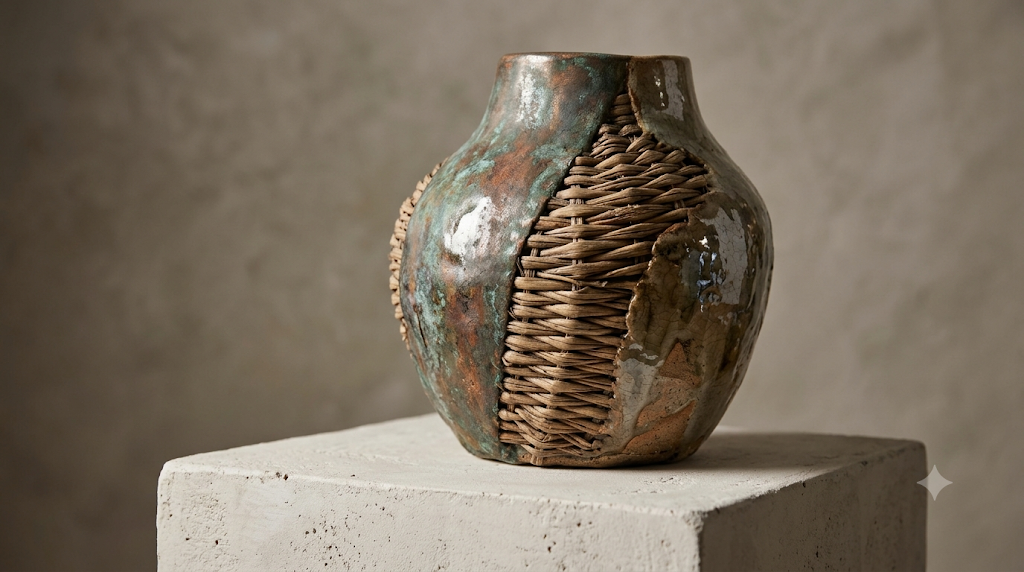
#> input picture dataset/raw/ambiguous/ambiguous1.png, 1024 x 572 px
$ python -i stage_b_quality.py   (imports and definitions only)   (older library calls are emulated)
#> lines starting #> are read from the running program, lines starting #| are printed output that depends on the picture; after the words box and inside, x2 and y2 are one past the last pixel; in counts of white or black regions, pixels touching at a corner belong together
#> further down, picture is the input picture: shape (572, 1024, 3); mean B, G, R 95.1, 110.4, 122.4
"""
BazarSetu V3.0 - Stage B: Actionable Quality Gate
Computes blur, exposure, and framing metrics. Returns standardized seller feedback codes.
"""

from __future__ import annotations
from dataclasses import dataclass
from pathlib import Path
from typing import Optional, Tuple
import cv2
import numpy as np

from config import QualityGateConfig, CONFIG

@dataclass
class QualityAssessmentResult:
    passed: bool
    feedback_code: str  # OK, BLURRY, TOO_DARK, TOO_BRIGHT, TOO_SMALL, CUT_OFF_FRAME
    seller_message: str
    sharpness_variance: float
    mean_luminance: float
    product_coverage_ratio: float
    edge_margin_px: int

SELLER_MESSAGES = {
    "OK": "Photo quality is good.",
    "BLURRY": "The photograph is blurry. Please hold your phone steady and tap to focus.",
    "TOO_DARK": "The photograph is too dark. Please move to a brighter area or turn on lights.",
    "TOO_BRIGHT": "The photograph is too bright or has excessive glare. Please avoid direct harsh flash.",
    "TOO_SMALL": "The product appears too small. Please move the camera closer to the product.",
    "CUT_OFF_FRAME": "Parts of the product are cut off. Please capture the entire product in the frame."
}

class QualityGateStage:
    def __init__(self, config: Optional[QualityGateConfig] = None):
        self.cfg = config or CONFIG.quality

    def evaluate(self, image_bgr: np.ndarray) -> QualityAssessmentResult:
        h, w = image_bgr.shape[:2]
#> h = 572; w = 1024
        gray = cv2.cvtColor(image_bgr, cv2.COLOR_BGR2GRAY)
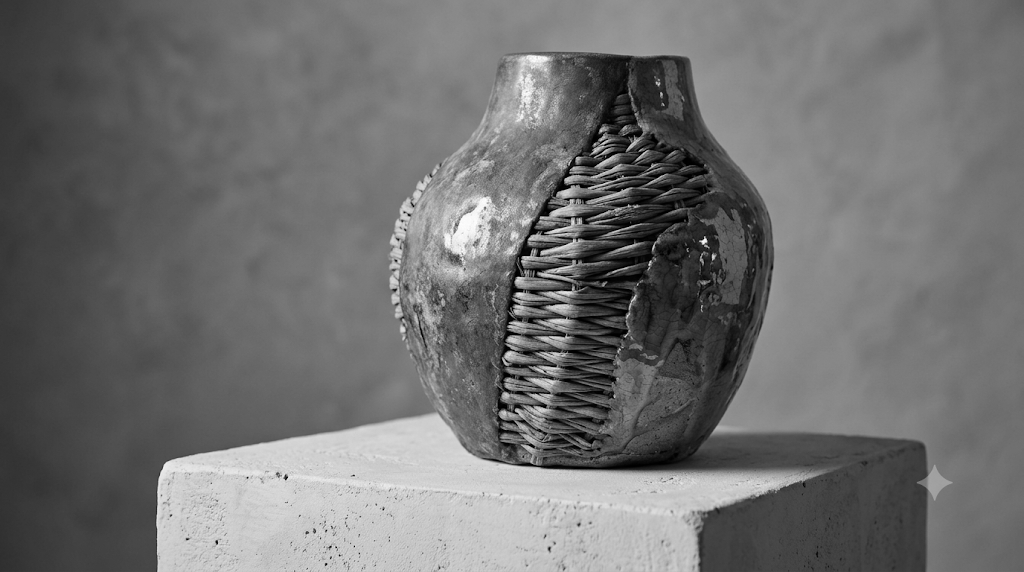
#> gray: shape (572, 1024); min 0, max 253, mean 112.2

        # 1. Sharpness via Laplacian variance
        laplacian_var = float(cv2.Laplacian(gray, cv2.CV_64F).var())
#> laplacian_var = 597.8

        # 2. Exposure & Luminance
        mean_lum = float(np.mean(gray))
#> mean_lum = 112.2
        high_clip_ratio = float(np.sum(gray >= 250) / (h * w))
#> high_clip_ratio = 0.000183

        # 3. Dynamic Foreground Isolation
        scale = 512.0 / max(h, w)
#> scale = 0.5
        small_gray = cv2.resize(gray, (int(w * scale), int(h * scale)))
        blurred = cv2.GaussianBlur(small_gray, (5, 5), 0)
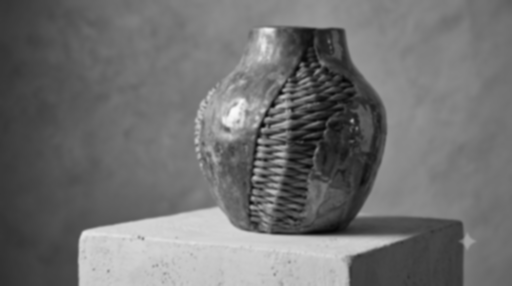
#> blurred: shape (286, 512); min 4, max 250, mean 112.4
        h_s, w_s = small_gray.shape[:2]
#> h_s = 286; w_s = 512

        # Determine background illuminance from perimeter pixels
        border_pixels = np.concatenate([
            small_gray[0, :], small_gray[-1, :],
            small_gray[:, 0], small_gray[:, -1]
        ])
#> border_pixels = 1596 values, max 210 at index 591, min 47 at index 1301, mean 110.9
        bg_median = float(np.median(border_pixels))
#> bg_median = 111
        center_roi = small_gray[int(h_s * 0.25):int(h_s * 0.75), int(w_s * 0.25):int(w_s * 0.75)]
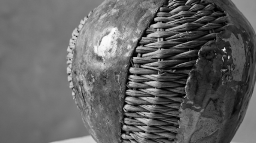
#> center_roi: shape (143, 256); min 0, max 251, mean 99.1
        center_median = float(np.median(center_roi))
#> center_median = 109

        # Dynamic threshold polarity based on background tone
        thresh_type = cv2.THRESH_BINARY_INV if bg_median >= center_median else cv2.THRESH_BINARY
#> thresh_type = 1
        _, thresh = cv2.threshold(blurred, 0, 255, thresh_type + cv2.THRESH_OTSU)
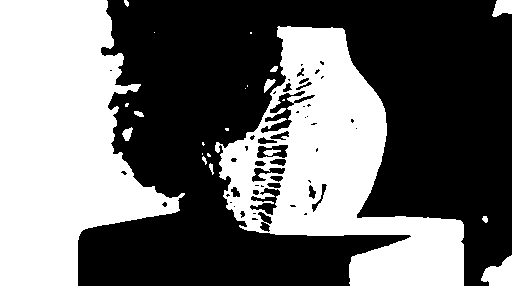
#> thresh: shape (286, 512); 42.9% white; 23 white regions (10 under 20 px), largest, box (x1, y1, x2, y2) and area: (0, 0, 185, 286) 32983, (215, 26, 464, 286) 28508, (481, 255, 512, 286) 619

        kernel = cv2.getStructuringElement(cv2.MORPH_RECT, (7, 7))
        cleaned = cv2.morphologyEx(thresh, cv2.MORPH_CLOSE, kernel)
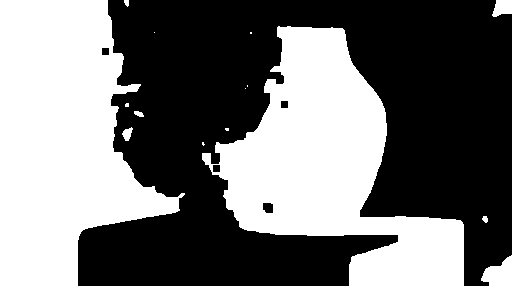
#> cleaned: shape (286, 512); 45% white; 15 white regions (7 under 20 px)

        contours, _ = cv2.findContours(cleaned, cv2.RETR_EXTERNAL, cv2.CHAIN_APPROX_SIMPLE)
#> contours = 15 contours, 8 with area under 20; largest, box (x1, y1, x2, y2) and area: (0, 0, 185, 286) 32758, (202, 26, 464, 286) 31209, (481, 255, 512, 286) 571, (492, 0, 512, 17) 231, (122, 127, 133, 141) 76, (134, 111, 144, 117) 30, (482, 216, 488, 223) 22

        product_area_ratio = 0.5
        touching_edges_count = 0
        min_margin = min(w, h)
#> min_margin = 572

        if contours:
            largest = max(contours, key=cv2.contourArea)
#> largest = contour of 154 points, box (x1, y1, x2, y2) (0, 0, 185, 286), area 32758
            bx, by, bw, bh = cv2.boundingRect(largest)
#> bx = 0; by = 0; bw = 185; bh = 286
            bx, by, bw, bh = int(bx / scale), int(by / scale), int(bw / scale), int(bh / scale)
#> bw = 370; bh = 572
            bbox_area = bw * bh
#> bbox_area = 211640
            product_area_ratio = float(bbox_area / (h * w))
#> product_area_ratio = 0.361

            # Check edge intersections (touching within 3px)
            if bx <= 3: touching_edges_count += 1
            if by <= 3: touching_edges_count += 1
            if (w - (bx + bw)) <= 3: touching_edges_count += 1
            if (h - (by + bh)) <= 3: touching_edges_count += 1
            min_margin = min(bx, by, max(0, w - (bx + bw)), max(0, h - (by + bh)))
#> min_margin = 0

        # Gate Evaluation logic in priority order
        if laplacian_var < self.cfg.min_laplacian_variance:
            code = "BLURRY"
        elif mean_lum < self.cfg.min_mean_luminance:
            code = "TOO_DARK"
        elif mean_lum > self.cfg.max_mean_luminance or high_clip_ratio > self.cfg.max_clipped_highlight_ratio:
            code = "TOO_BRIGHT"
        elif product_area_ratio < self.cfg.min_product_coverage_ratio:
            code = "TOO_SMALL"
        # Only trigger CUT_OFF_FRAME if product is clipped on multiple sides or fills entire frame
        elif touching_edges_count >= 3 or (touching_edges_count >= 2 and product_area_ratio > 0.88):
            code = "CUT_OFF_FRAME"
        else:
            code = "OK"

        passed = (code == "OK")
        return QualityAssessmentResult(
            passed=passed,
            feedback_code=code,
            seller_message=SELLER_MESSAGES[code],
            sharpness_variance=laplacian_var,
            mean_luminance=mean_lum,
            product_coverage_ratio=product_area_ratio,
            edge_margin_px=min_margin
        )

    def evaluate_file(self, file_path: Path) -> QualityAssessmentResult:
        img = cv2.imread(str(file_path))
        if img is None:
            return QualityAssessmentResult(
                passed=False, feedback_code="BLURRY",
                seller_message="Unable to read image.",
                sharpness_variance=0.0, mean_luminance=0.0,
                product_coverage_ratio=0.0, edge_margin_px=0
            )
        return self.evaluate(img)

>>> import cv2
>>> picture = cv2.imread('../dataset/raw/ambiguous/ambiguous1.png')
>>> result = QualityGateStage().evaluate(picture)

$ run again, on dataset/raw/ambiguous/ambiguous3.png
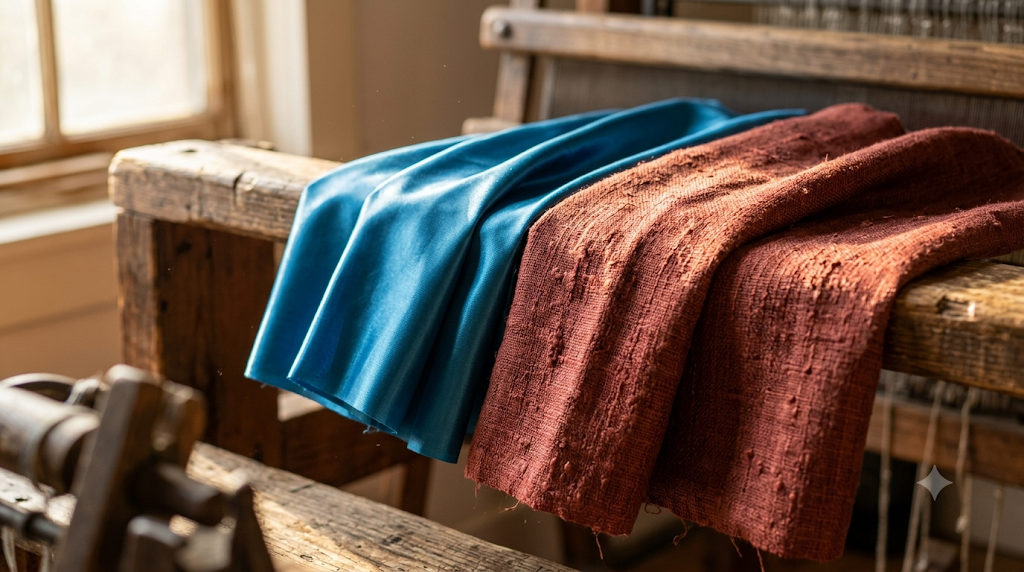
#> input picture dataset/raw/ambiguous/ambiguous3.png, 1024 x 572 px
#> picture is the input picture: shape (572, 1024, 3); mean B, G, R 73.5, 86.6, 109.3
#> laplacian_var = 886
#> mean_lum = 91.89
#> high_clip_ratio = 0.00293
#> border_pixels = 1596 values, max 254 at index 74, min 3 at index 1519, mean 99.42
#> bg_median = 82
#> in evaluate, `center_roi = small_gray[int(h_s * 0.25):int(h_s * 0.75), int(w_s * 0.2..`:
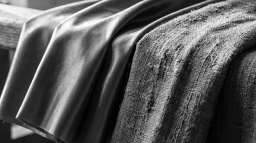
#> center_roi: shape (143, 256); min 0, max 254, mean 89.6
#> center_median = 73
#> thresh_type = 1
#> thresh: shape (286, 512); 65.3% white; 65 black regions (42 under 20 px), largest, box (x1, y1, x2, y2) and area: (0, 0, 315, 225) 29452, (251, 61, 465, 252) 6625, (239, 0, 485, 38) 4580
#> in evaluate, `cleaned = cv2.morphologyEx(thresh, cv2.MORPH_CLOSE, kernel)`:
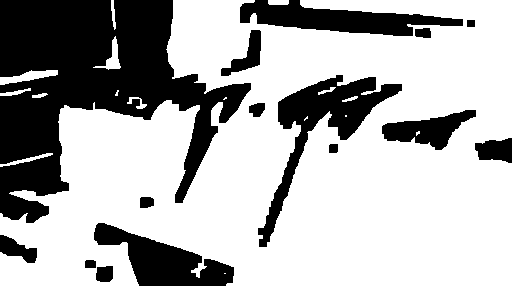
#> cleaned: shape (286, 512); 68.8% white; 15 black regions
#> contours = 12 contours, 3 with area under 20; largest, box (x1, y1, x2, y2) and area: (0, 0, 512, 286) 106992, (0, 70, 58, 85) 352, (93, 36, 121, 70) 233, (0, 153, 53, 167) 118, (268, 0, 289, 5) 79
#> largest = contour of 725 points, box (x1, y1, x2, y2) (0, 0, 512, 286), area 106992
#> in evaluate, `bx, by, bw, bh = cv2.boundingRect(largest)`: bx = 0; bw = 512; bh = 286
#> in evaluate, `bx, by, bw, bh = int(bx / scale), int(by / scale), int(bw / scale), in..`: bw = 1024; bh = 572
#> bbox_area = 585728
#> product_area_ratio = 1
#> in evaluate, `min_margin = min(bx, by, max(0, w - (bx + bw)), max(0, h - (by + bh)))`: min_margin = 0

$ run again, on dataset/raw/ambiguous/ambiguous4.png
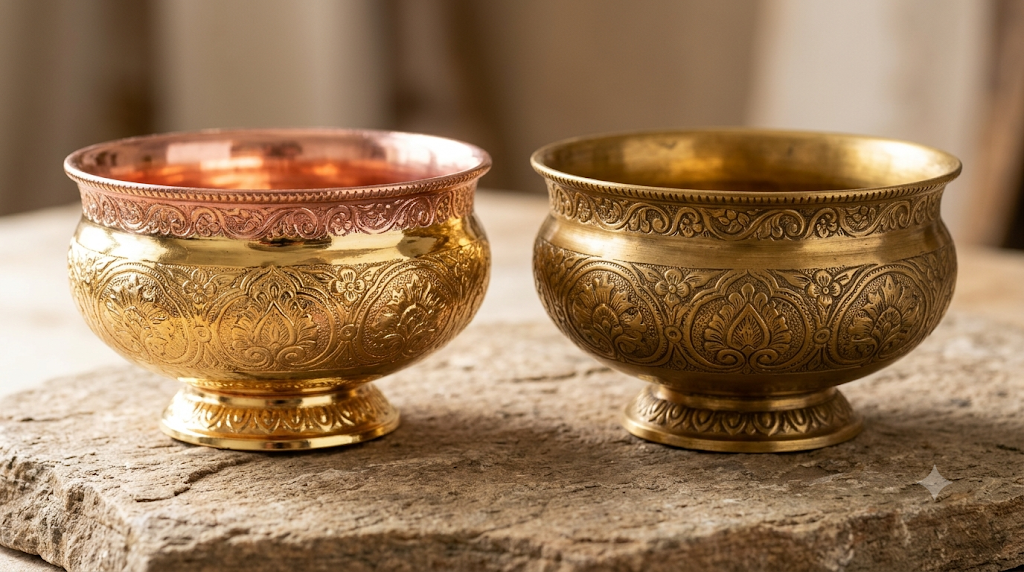
#> input picture dataset/raw/ambiguous/ambiguous4.png, 1024 x 572 px
#> picture is the input picture: shape (572, 1024, 3); mean B, G, R 86.5, 119.3, 151.7
#> laplacian_var = 1359.1
#> mean_lum = 125.2
#> high_clip_ratio = 0.00818
#> border_pixels = 1596 values, max 247 at index 1164, min 3 at index 1593, mean 116.5
#> bg_median = 103
#> in evaluate, `center_roi = small_gray[int(h_s * 0.25):int(h_s * 0.75), int(w_s * 0.2..`:
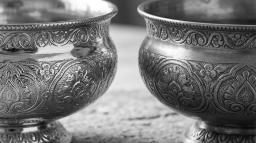
#> center_roi: shape (143, 256); min 9, max 255, mean 118.1
#> center_median = 106
#> thresh_type = 0
#> thresh: shape (286, 512); 37.5% white; 73 white regions (43 under 20 px), largest, box (x1, y1, x2, y2) and area: (0, 77, 413, 286) 23194, (376, 0, 512, 211) 13936, (184, 78, 334, 218) 8473
#> in evaluate, `cleaned = cv2.morphologyEx(thresh, cv2.MORPH_CLOSE, kernel)`:
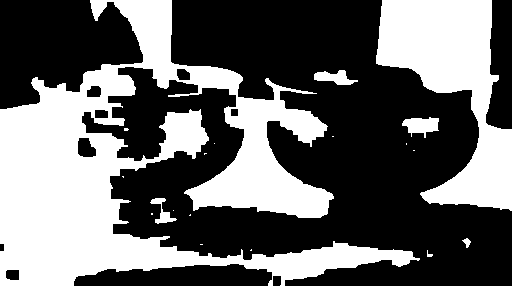
#> cleaned: shape (286, 512); 40.3% white; 19 white regions (12 under 20 px)
#> contours = 19 contours, 13 with area under 20; largest, box (x1, y1, x2, y2) and area: (0, 0, 420, 286) 42922, (376, 0, 512, 211) 13736, (402, 117, 439, 138) 425, (314, 70, 358, 85) 322, (150, 198, 177, 224) 184, (462, 238, 471, 248) 35
#> largest = contour of 971 points, box (x1, y1, x2, y2) (0, 0, 420, 286), area 42922
#> in evaluate, `bx, by, bw, bh = cv2.boundingRect(largest)`: bx = 0; bw = 420; bh = 286
#> in evaluate, `bx, by, bw, bh = int(bx / scale), int(by / scale), int(bw / scale), in..`: bw = 840; bh = 572
#> bbox_area = 480480
#> product_area_ratio = 0.82
#> in evaluate, `min_margin = min(bx, by, max(0, w - (bx + bw)), max(0, h - (by + bh)))`: min_margin = 0
